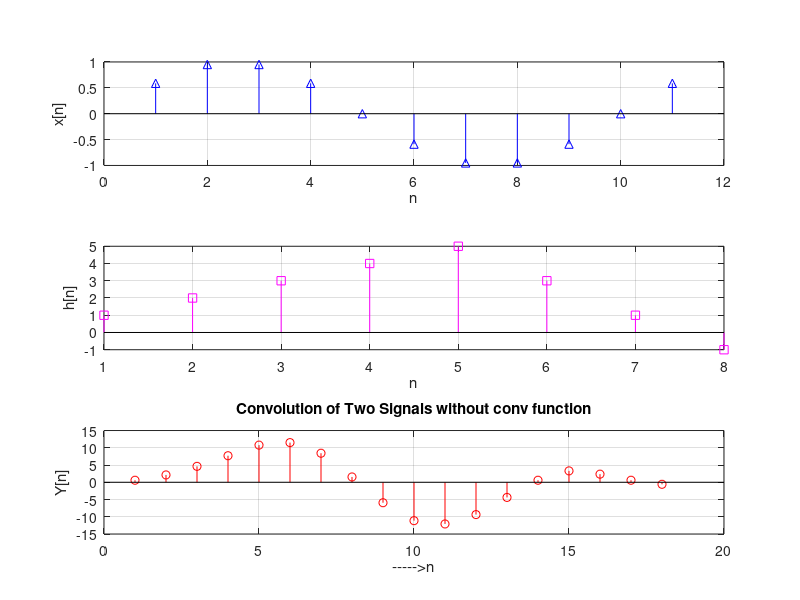

MATLAB code for this plot:
close all
clearvars
%x=input('Enter x:     ')
x=sin(2*pi*0.1.*(1:1:11)); 
%h=input('Enter h:   ')
h=[1 2 3 4 5 3 1 -1];
% convolution
m=length(x);
n=length(h);
X=[x,zeros(1,n)];
H=[h,zeros(1,m)];
for i=1:n+m-1
    Y(i)=0;
    for j=1:m
        if(i-j+1>0)
            Y(i)=Y(i)+X(j)*H(i-j+1);
        else
        end
    end
end
% plot results
figure;
subplot(3,1,1); stem(x, '-b^'); xlabel('n');
ylabel('x[n]'); grid on;
subplot(3,1,2); stem(h, '-ms');
xlabel('n'); ylabel('h[n]'); grid on;
subplot(3,1,3); stem(Y, '-ro');
ylabel('Y[n]'); xlabel('----->n'); grid on;
title('Convolution of Two Signals without conv function');
